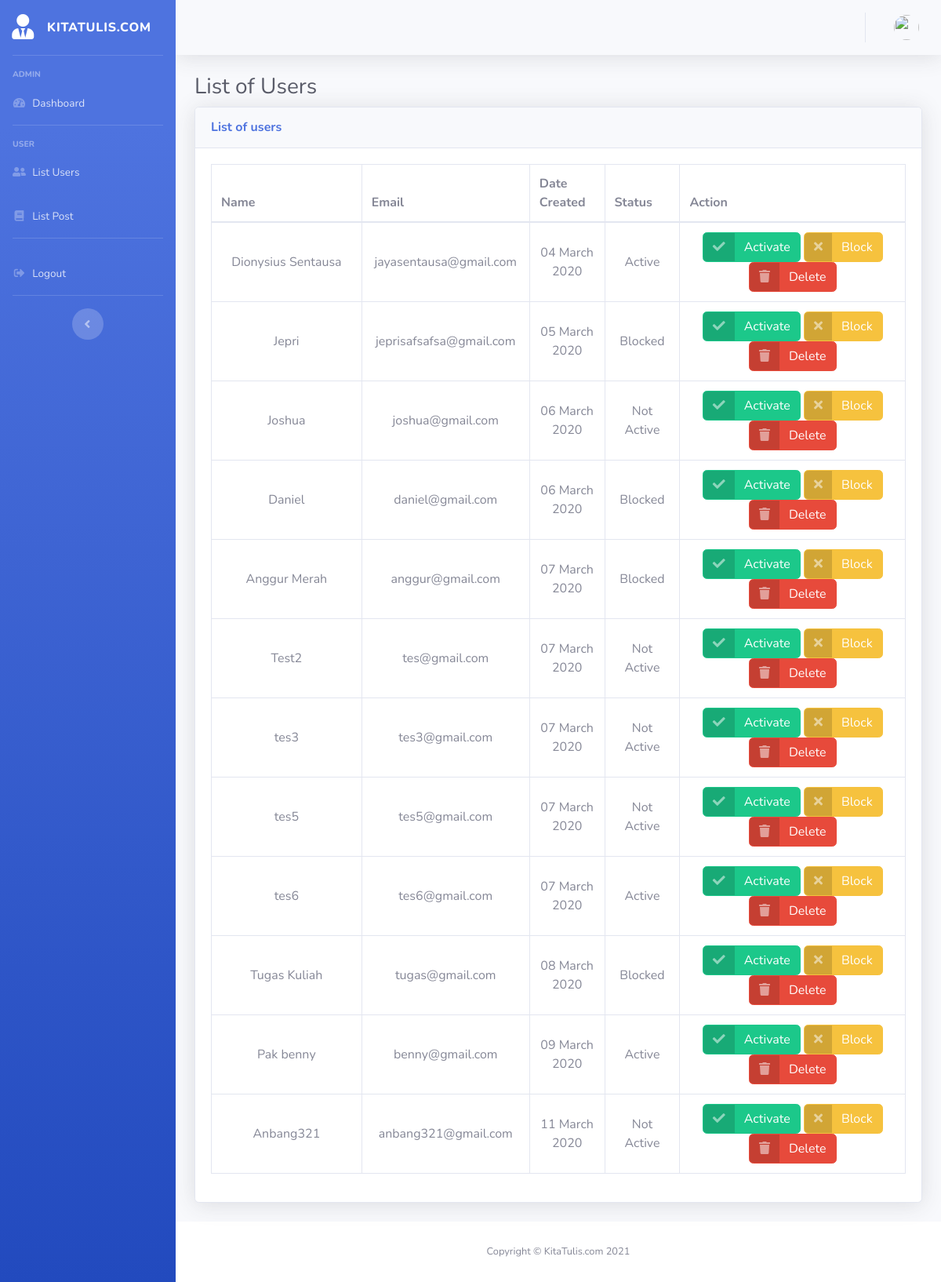
Screenshot of /index.php/admin/listuser with the database file from the repository.
### tables this page shows
CREATE TABLE `user` (
  `id` int(11) NOT NULL,
  `name` varchar(128) NOT NULL,
  `email` varchar(128) NOT NULL,
  `image` varchar(128) NOT NULL,
  `password` varchar(256) NOT NULL,
  `role_id` int(11) NOT NULL,
  `is_active` int(1) NOT NULL,
  `date_created` int(11) NOT NULL
);

### application/controllers/Admin.php (called while the page is built, shortened)
<?php
class Admin extends CI_Controller
{
    public function __construct()
    {
        $this->load->library('form_validation');
    }
    public function listuser()
    {
        $data['title'] = 'List User';
        $data['user'] = $this->db->get_where('superadmin', ['email' => $this->session->userdata('email')])->row_array();
        $data['listuser'] = $this->db->get('user')->result_array();
        $this->load->view('templates/header', $data);
        $this->load->view('templates/sidebar', $data);
        $this->load->view('templates/topbar', $data);
        $this->load->view('admin/listuser', $data);
        $this->load->view('templates/footer');
    }
}

### index.php (called while the page is built, shortened)
<?php
require_once BASEPATH.'core/CodeIgniter.php';

### application/views/admin/listuser.php (the view, shortened to what this page needs)
<div class="container-fluid">
    <h1 class="h3 mb-2 text-gray-800">List of Users</h1>
    <div class="card shadow mb-4">
        <div class="card-header py-3">
            <h6 class="m-0 font-weight-bold text-primary">List of users</h6>
        </div>
        <div class="card-body">
            <div class="table-responsive">
                <table class="table table-bordered" id="dataTable" width="100%" cellspacing="0">
                    <thead>
                        <tr>
                            <th>Name</th>
                            <th>Email</th>
                            <th>Date Created</th>
                            <th>Status</th>
                            <th>Action</th>
                        </tr>
                    </thead>
                    <tbody>
                        <?php foreach ($listuser as $a) {
                           ?>
                            <tr>
                                <td style="width:20%" class="text-center align-middle"><?= $a['name'] ?></td>
                                <td style="width:10%" class="text-center align-middle"><?= $a['email'] ?></td>
                                <td style="width:10%" class="text-center align-middle"><?= date('d F Y', $a['date_created']); ?></td>
                                <td style="width:10%" class="text-center align-middle"><?php switch ($a['is_active']) {
                                                                                           case 0:
                                                                                               echo 'Not Active';
                                                                                               break;
                                                                                           case 1:
                                                                                               echo 'Active';
                                                                                               break;
                                                                                           case 2:
                                                                                               echo 'Blocked';
                                                                                               break;
                                                                                       }
                                                                                       ?></td>
                                <td class="text-center text-center align-middle" style="width:30%">
                                    <a href="<?= base_url('admin/activateuser/') . $a['id']; ?>" class="btn btn-success btn-icon-split">
                                        <span class="icon text-white-50">
                                            <i class="fas fa-check"></i>
                                        </span>
                                        <span class="text">Activate</span>
                                    </a>
                                    <a href="<?= base_url('admin/blockuser/') . $a['id']; ?>" class="btn btn-warning btn-icon-split">
                                        <span class="icon text-white-50">
                                            <i class="fas fa-times"></i>
                                        </span>
                                        <span class="text">Block</span>
                                    </a>
                                    <a href="<?= '#delPostModal' . $a['id']; ?>" class="btn btn-danger btn-icon-split" data-toggle="modal">
                                        <span class="icon text-white-50">
                                            <i class="fas fa-trash"></i>
                                        </span>
                                        <span class="text">Delete</span>
                                    </a>
                                </td>
                            <?php } ?>
                    </tbody>
                </table>
            </div>
        </div>
    </div>
</div>
</div>

### application/views/templates/header.php (shortened to what this page needs)
<!DOCTYPE html>
<html lang="en">
<head>
    <link href="<?= base_url('assets/'); ?>vendor/fontawesome-free/css/all.min.css" rel="stylesheet" type="text/css">
    <link href="<?= base_url('assets/'); ?>css/sb-admin-2.min.css" rel="stylesheet">
</head>
<body id="page-top">
    <div id="wrapper">

### application/views/templates/sidebar.php
<ul class="navbar-nav bg-gradient-primary sidebar sidebar-dark accordion" id="accordionSidebar">
    <a class="sidebar-brand d-flex align-items-center justify-content-center" href="<?= base_url('admin') ?>">
        <div class="sidebar-brand-icon">
            <i class="fas fa-user-tie"></i>
        </div>
        <div class="sidebar-brand-text mx-3">KitaTulis.com</div>
    </a>
    <hr class="sidebar-divider">
    <div class="sidebar-heading">
        Admin
    </div>
    <li class="nav-item">
        <a class="nav-link" href="<?= base_url('admin/viewDashboard'); ?>">
            <i class="fas fa-fw fa-tachometer-alt"></i>
            <span>Dashboard</span></a>
    </li>
    <hr class="sidebar-divider">
    <div class="sidebar-heading">
        User
    </div>
    <li class="nav-item">
        <a class="nav-link" href="<?= base_url('admin/listuser'); ?>">
            <i class="fas fa-fw fa-user-friends"></i>
            <span>List Users</span></a>
    </li>
    <li class="nav-item">
        <a class="nav-link" href="<?= base_url('admin/listpost'); ?>">
            <i class="fas fa-fw fa-book"></i>
            <span>List Post</span></a>
    </li>
    <hr class="sidebar-divider">
    <li class="nav-item">
        <a class="nav-link" href="<?= base_url('super/logout'); ?>" data-toggle="modal" data-target="#logoutModal">
            <i class="fas fa-fw fa-sign-out-alt"></i>
            <span>Logout</span></a>
    </li>
    <hr class="sidebar-divider d-none d-md-block">
    <div class="text-center d-none d-md-inline">
        <button class="rounded-circle border-0" id="sidebarToggle"></button>
    </div>
</ul>

### application/views/templates/topbar.php (shortened to what this page needs)
<div id="content-wrapper" class="d-flex flex-column">
    <div id="content">
        <nav class="navbar navbar-expand navbar-light topbar mb-4 static-top shadow">
            <ul class="navbar-nav ml-auto">
                <li class="nav-item dropdown no-arrow">
                    <a class="nav-link dropdown-toggle" href="#" id="userDropdown" role="button" data-toggle="dropdown" aria-haspopup="true" aria-expanded="false">
                        <img class="img-profile rounded-circle" src="<?= base_url() . "assets/img/profile/" . $user['image']; ?>">
                    </a>
                </li>
            </ul>
        </nav>

### application/views/templates/footer.php (shortened to what this page needs)
<footer class="sticky-footer bg-white">
    <div class="container my-auto">
        <div class="copyright text-center my-auto">
            <span>Copyright &copy; KitaTulis.com <?= date('Y'); ?></span>
        </div>
    </div>
</footer>
</div>
</div>
</body>
</html>

### rows the page displays
user: name "Dionysius Sentausa", email "jayasentausa@gmail.com", date_created "04 March 2020", is_active "Active"
user: name "Jepri", email "jeprisafsafsa@gmail.com", date_created "05 March 2020", is_active "Blocked"
user: name "Joshua", email "joshua@gmail.com", date_created "06 March 2020", is_active "Not Active"
user: name "Daniel", email "daniel@gmail.com", date_created "06 March 2020", is_active "Blocked"
user: name "Anggur Merah", email "anggur@gmail.com", date_created "07 March 2020", is_active "Blocked"
user: name "Test2", email "tes@gmail.com", date_created "07 March 2020", is_active "Not Active"
user: name "tes3", email "tes3@gmail.com", date_created "07 March 2020", is_active "Not Active"
user: name "tes5", email "tes5@gmail.com", date_created "07 March 2020", is_active "Not Active"
user: name "tes6", email "tes6@gmail.com", date_created "07 March 2020", is_active "Active"
user: name "Tugas Kuliah", email "tugas@gmail.com", date_created "08 March 2020", is_active "Blocked"
user: name "Pak benny", email "benny@gmail.com", date_created "09 March 2020", is_active "Active"
user: name "Anbang321", email "anbang321@gmail.com", date_created "11 March 2020", is_active "Not Active"
